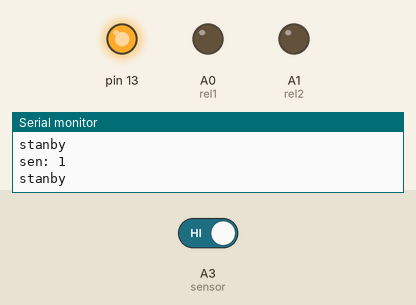
A sketch run on a simulated Arduino Uno, built with avr-gcc and run on an emulated ATmega328P. Shown: output pins drawn as LEDs (lit = HIGH), the last lines printed to the serial monitor. Inputs (shaded band) come from the test bench; at power-on: A3 (sensor) HIGH.

Above: at 1.8 s.
1.9 s: A3 (sensor) driven LOW
At 3.2 s:
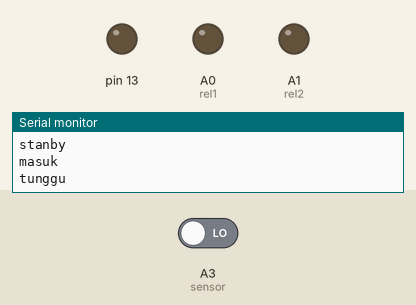
At 7.4 s:
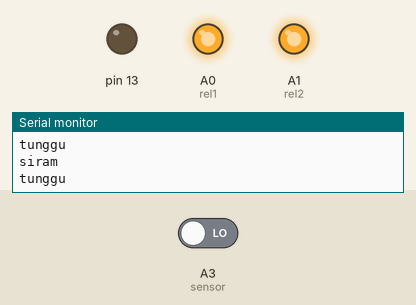
Timing chart, 0 to 12.5 s (numbered marks = the images above; inputs shaded):
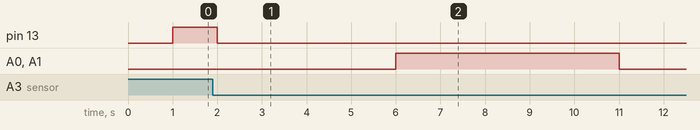

The sketch:

proximity_relay.ino
```cpp
const byte rel1 = A0;
const byte rel2 = A1;
const byte sensor = A3;

#define stanby 0
#define run_pump 1
int state;
byte count;
bool hold;
unsigned long curTime, oldTime;

void setup() {
  // put your setup code here, to run once:
  pinMode(rel1, OUTPUT);
  pinMode(rel2, OUTPUT);
  pinMode(13, OUTPUT);
  pinMode(sensor, INPUT_PULLUP);
  Serial.begin(115200);
}

void loop() {
  // put your main code here, to run repeatedly:
  baca_proxy();
  switch(state){
    case stanby:
      Serial.println("stanby");delay(1000);
      digitalWrite(13, HIGH);
    break;
    case run_pump:
      digitalWrite(13, LOW);
      Serial.println("stanby");delay(1000);
      Serial.println("masuk");
      tunggu(3000); // waktu orang jalan ke chammber
      Serial.println("siram");
      pump_on();
      tunggu(5000);
      pump_off();
      Serial.println("keluar");
      tunggu(4000); // waktu orang keluar
      state = stanby;
    break;
  }
}

void baca_proxy(){
  Serial.print("sen: ");
  Serial.println(digitalRead(sensor));
  if(digitalRead(sensor) == 0){
    if(hold == false){
      state = run_pump;
      hold = true;
    }else{
      hold = false;
    }
  }
}

void tunggu(unsigned long wkt){
  Serial.println("tunggu");
  curTime = millis();
  oldTime = curTime;
  while(curTime - oldTime < wkt){
    curTime = millis();
  }
}

void pump_on(){
  digitalWrite(rel1, HIGH);
  digitalWrite(rel2, HIGH);
}

void pump_off(){
  digitalWrite(rel1, LOW);
  digitalWrite(rel2, LOW);
}
```

Measured:
- after the input at 1.9 s, pin 13: HIGH → LOW after 0.10 s; A0 (rel1), A1 (rel2): LOW → HIGH after 4.1 s, → LOW 5.0 s later
